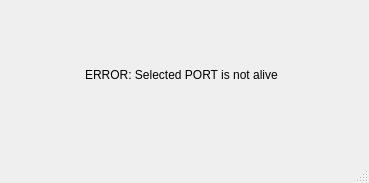
<?xml version="1.0" encoding="UTF-8"?>
<ui version="4.0">
 <class>MainWindow</class>
 <widget class="QMainWindow" name="MainWindow">
  <property name="geometry">
   <rect>
    <x>0</x>
    <y>0</y>
    <width>369</width>
    <height>183</height>
   </rect>
  </property>
  <property name="windowTitle">
   <string>MainWindow</string>
  </property>
  <widget class="QWidget" name="centralwidget">
   <widget class="QLabel" name="label">
    <property name="geometry">
     <rect>
      <x>85</x>
      <y>60</y>
      <width>250</width>
      <height>30</height>
     </rect>
    </property>
    <property name="font">
     <font>
      <pointsize>9</pointsize>
     </font>
    </property>
    <property name="text">
     <string>ERROR: Selected PORT is not alive</string>
    </property>
   </widget>
  </widget>
  <widget class="QMenuBar" name="menubar">
   <property name="geometry">
    <rect>
     <x>0</x>
     <y>0</y>
     <width>369</width>
     <height>26</height>
    </rect>
   </property>
  </widget>
  <widget class="QStatusBar" name="statusbar"/>
 </widget>
 <resources/>
 <connections/>
</ui>
